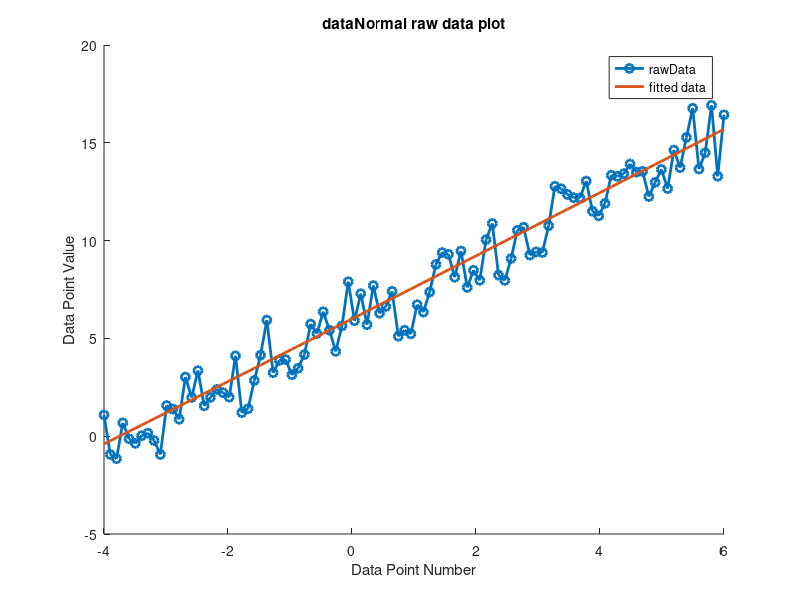

Here is the MATLAB script that generated this plot:
%Specify number of samples to take
samples = 100;

%Set limits for x value
minX = -4;
maxX = 6;

%Sample x and specify other variable
x = linspace(-4,6);
c = 6;
m = 1.6;

%Combine variables to calculate y in a linear equation
y = m*x+c;

%Create noise for data in a Gaussian format (default std = 1 mean = 0)
r = randn(1,samples);

%compute weight at min error
W = inv(x * x')*x.*y;

%Plot x against y adding on the Gaussian noise 
figure
hold on
plot(x,y+r,'-o','linewidth',2);
plot(x,y+W,'-','linewidth',2);
legend('rawData','fitted data');
ylabel('Data Point Value');
xlabel('Data Point Number');
title('dataNormal raw data plot');
